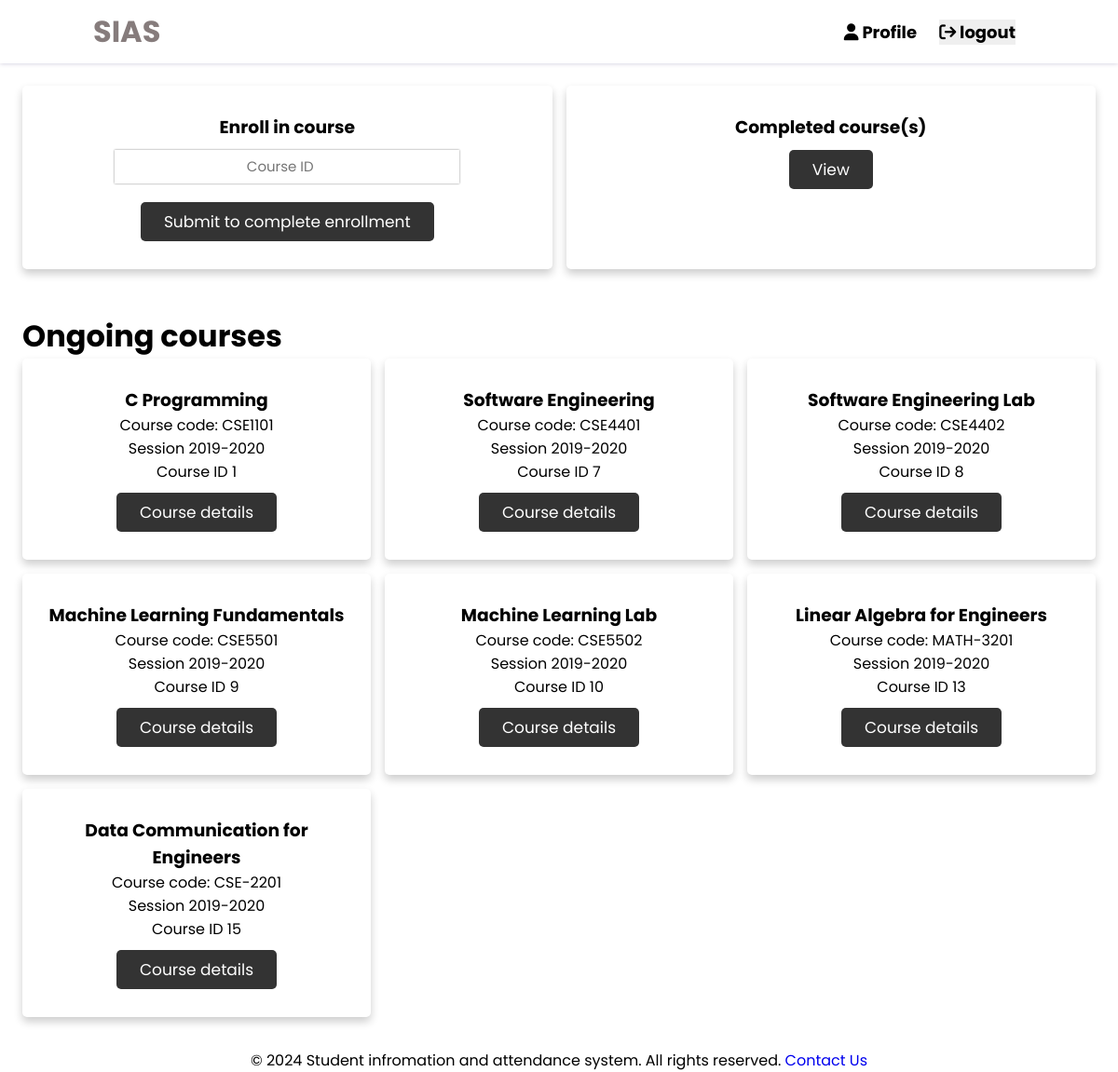
The page /menu-student/homepage.php (signed in) on the database its author committed.
### tables this page shows
CREATE TABLE `tbl_course_details` (
  `course_id` int(11) NOT NULL,
  `taken_by` int(11) DEFAULT NULL,
  `session` varchar(255) NOT NULL,
  `department` varchar(100) DEFAULT NULL,
  `course_code` varchar(50) NOT NULL,
  `course_title` varchar(255) DEFAULT NULL,
  `credit` float DEFAULT NULL,
  `completed` int(11) DEFAULT 0,
  `join_by_id` int(11) DEFAULT 1,
  `creation_date` date DEFAULT curdate(),
  `last_modified` timestamp NOT NULL DEFAULT current_timestamp() ON UPDATE current_timestamp()
);

### php-class/course-details.php (called while the page is built, shortened)
<?php
include_once 'conn.php';
class CourseDetails
{
    public $course_id, $taken_by, $session, $department, $course_code, $course_title, $credit, $completed, $creation_date, $last_modified, $join_by_id;
    public $variable_name = array();
    public $conn, $query, $result, $row, $rows;
    public function setValue($taken_by, $session, $department, $course_code, $course_title, $credit)
    {
        $this->session = $session;
        $this->course_code = $course_code;
        $this->course_title = $course_title;
    }
    public function listVName()
    {
        $this->variable_name[] = "course_id";
        $this->variable_name[] = "taken_by";
        $this->variable_name[] = "session";
        $this->variable_name[] = "department";
        $this->variable_name[] = "course_code";
        $this->variable_name[] = "course_title";
        $this->variable_name[] = "credit";
        $this->variable_name[] = "completed";
        $this->variable_name[] = "join_by_id";
        $this->variable_name[] = "creation_date";
        $this->variable_name[] = "last_modified";
    }
    public function resetVariable()
    {
        $this->course_id = 0;
    }
    public function getCourse()
    {
        $this->setCourse();
    }
    public function setCourse()
    {
        $this->query = "SELECT * FROM tbl_course_details WHERE {$this->variable_name[0]} = {$this->course_id}";
        $this->runQuery1();
        if ($this->result) {
            $this->row = mysqli_fetch_assoc($this->result);
            if ($this->row) {
                $this->completed = $this->row[$this->variable_name[7]];
            }
        } else {
            $this->course_id = 0;
        }
    }
    public function runQuery1()
    {
        $conn = new Conn();
        $this->result = mysqli_query($conn->conn, $this->query);
    }
}
?>

### php-class/conn.php (called while the page is built, shortened)
<?php
class Conn
{
  public $servername = "localhost";
  public $username = "root";
  public $password = "";
  public $dbname = "sias";
  public function connect()
  {
    $this->conn = mysqli_connect($this->servername, $this->username, $this->password, $this->dbname);
  }
}
?>

### menu-student/homepage.php (the view, shortened to what this page needs)
<?php
$student = new Student();
$courseEnroll = new CourseEnroll();
$courseDetails = new CourseDetails();
$student->user_id = $_SESSION['s_user_id'];
$student->setStudent();
$courseEnroll->student_id = $student->student_id;
$courseEnroll->getCourseIdList();
?>
<!DOCTYPE html>
<html lang="en">
<head>
    <link rel="stylesheet" href="../css/card-1.css">
    <link rel="stylesheet" href="../css/view-details-1.css">
    <link rel="stylesheet" href="../css/view-details-2.css">
</head>
<body>
    <?php include '../php-1/navbar-1.php'; ?>
    <?php include_once '../php-1/msg01.php' ?>
    <div class="container">
        <div class="box-container">
            <div class="box">
                <h3>Enroll in course</h3>
                <form action="" method="POST">
                    <input class="input-1" type="number" name="<?php echo $courseDetails->variable_name[0];  ?>" value="" placeholder="Course ID" required> <br>
                    <button type="submit" name="course_enroll" class="btn-1">Submit to complete enrollment</button>
                </form>
            </div>
            <div class="box">
                <h3>Completed course(s)</h3>
                <a href="completed-courses.php" class="btn-1">View</a>
            </div>
        </div>
    </div>
    <div class="container">
        <h1 class="heading">Ongoing courses</h1>
        <div class="box-container">
            <?php foreach ($courseEnroll->courseIdList as $c_id) : ?>
                <?php
                $courseDetails->course_id = $c_id;
                $courseDetails->getCourse();
                if ($courseDetails->completed == 0) {
                ?>
                    <div class="box">
                        <h3><?php echo  $courseDetails->course_title; ?></h3>
                        <p>Course code: <?php echo $courseDetails->course_code; ?></p>
                        <p>Session <?php echo $courseDetails->session; ?></p>
                        <p>Course ID <?php echo $courseDetails->course_id; ?></p>
                        <form action="student-course-details.php" method="POST">
                            <button type="submit" name="student_course_details" value="<?php echo $courseDetails->course_id; ?>" class="btn-1">Course details</button>
                        </form>
                    </div>
                <?php } ?>
            <?php endforeach; ?>
        </div>
    </div>
    <?php include_once('../php-1/footer-2.php'); ?>
</body>
</html>

### php-1/navbar-1.php (shortened to what this page needs)
<!DOCTYPE html>
<html lang="en">
<head>
    <link rel="stylesheet" href="../css/navbar.css">
    <link rel="stylesheet" href="https://cdnjs.cloudflare.com/ajax/libs/font-awesome/6.4.2/css/all.min.css" />
</head>
<body>
    <header class="header">
        <a href="../index.php" class="logo"><abbr title="Student Information & Attendance System">SIAS</abbr> </a>
        <nav class="navbar">
            <form action="" method="POST">
                <a href="../menu-common/profile-1.php"><i class="fa-solid fa-user"></i> Profile</a>
                <button type="submit" name="logout"><i class="fa-solid fa-arrow-right-from-bracket" style="color: #000000;"></i> logout</button>
            </form>
        </nav>
    </header>
</body>
</html>

### php-1/msg01.php (shortened to what this page needs)
<!DOCTYPE html>
<html lang="en">
<head>
</head>
<body>
</body>
</html>

### php-1/footer-2.php (shortened to what this page needs)
<!DOCTYPE html>
<html lang="en">
<head>
</head>
<body>
    <footer style="margin-top: 10px; text-align:center;">
        <p>&copy; 2024 Student infromation and attendance system. All rights reserved. <a href="../menu-common/contact-us.php" target="_blank">Contact Us</a></p>
    </footer>
</body>
</html>

### css/card-1.css (style rules this page uses)
* { font-family: 'Poppins', sans-serif; margin:0; padding:0; box-sizing: border-box; outline: none; border:none; text-decoration: none; }
.container { padding:2%; }
.box-container { display: grid; grid-template-columns: repeat(auto-fit, minmax(280px, 1fr)); gap:15px; }
.box { box-shadow: 0 5px 10px rgba(0,0,0,.2); border-radius: 5px; background: #fff; text-align: center; padding:30px 20px; transition: .5s; }
.btn-1 { margin-top: 10px; display: inline-block; background:#333; color:#fff; font-size: 17px; border-radius: 5px; padding: 8px 25px; transition: .2s; }

### css/view-details-2.css (style rules this page uses)
.input-1 { border: 1px solid white; margin: 10px 0px 10px 0px; padding: 1%; width: 70%; font-size: 15px; font-weight: normal; text-align: center; box-shadow: 0px 0px 2px grey; }

### css/navbar.css (style rules this page uses)
* { margin: 0; padding: 0; box-sizing: border-box; font-family: "Poppins", sans-serif; }
body { min-height: 100vh; }
.header { top: 0; left: 0; width: 100%; padding: 10px 100px; display: flex; justify-content: space-between; align-items: center; z-index: 100; box-shadow: 0px 0px 5px #c9c6d9; }
.logo { font-size: 32px; color: #867c7c; text-decoration: none; font-weight: 700; }
.logo abbr { text-decoration: none; }
.navbar a, .navbar button { position: relative; font-size: 18px; color: rgb(0, 0, 0); font-weight: 700; text-decoration: none; margin: 10px; }
.navbar a::before, .navbar button::before { content: ''; position: absolute; top: 100%; left: 0; width: 0; height: 3px; margin-top: 10px; background: rgb(91, 129, 117); transition: .3s; }

### rows shown on the page
tbl_course_details: course_title "C Programming", course_code "CSE1101", session "2019-2020", course_id "1"
tbl_course_details: course_title "Software Engineering", course_code "CSE4401", session "2019-2020", course_id "7"
tbl_course_details: course_title "Software Engineering Lab", course_code "CSE4402", session "2019-2020", course_id "8"
tbl_course_details: course_title "Machine Learning Fundamentals", course_code "CSE5501", session "2019-2020", course_id "9"
tbl_course_details: course_title "Machine Learning Lab", course_code "CSE5502", session "2019-2020", course_id "10"
tbl_course_details: course_title "Linear Algebra for Engineers", course_code "MATH-3201", session "2019-2020", course_id "13"
tbl_course_details: course_title "Data Communication for Engineers", course_code "CSE-2201", session "2019-2020", course_id "15"
